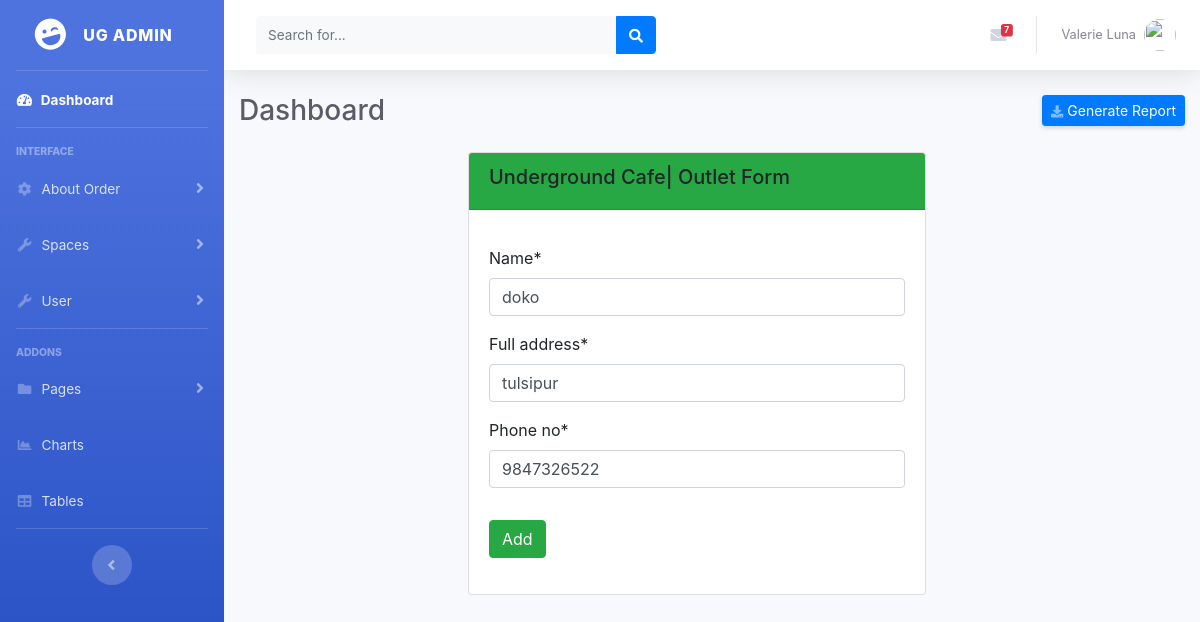
The page /spaces/outlet/6/update on the database its author committed.
### spaces/models.py (models this page shows, shortened)
class Outlet(models.Model):
    name=models.CharField(max_length=255,unique=True)
    full_address=models.CharField(max_length=255)
    phone_no=models.CharField(max_length=10)

### spaces/views.py (the view)
# urls.py: path('outlet/<int:id>/update',views.update_outlet,name='update_outlet'),
def update_outlet(request, id):
    myoutlet=Outlet.objects.get(id=id)
    if request.method == 'POST':
        form = OutletForm(request.POST, request.FILES, instance = myoutlet)
        if form.is_valid():
            form.save()
            return redirect('list_outlets')
    outletform=OutletForm(instance = myoutlet)
    return render(request, 'addoutlet.html', {'form':outletform})

### spaces/forms.py
class OutletForm(forms.ModelForm):
    class Meta:
        model = Outlet
        fields = '__all__'

### templates/addoutlet.html (shortened to what this page needs)
{% extends 'base.html' %}
{% load static %}
{% load crispy_forms_tags %}
{% block content %}
<div class="row">
    <div class="col-md-3"></div>
    <div class="col-md-6">
            <div class="card">
                    <div class="card-header bg-success mb-3">
                      <h5>Underground Cafe| Outlet Form</h5>
                    </div>
                    <div class="card-body">
                            <form method="POST" class="post-form" enctype="multipart/form-data">
                                <div class="form-group">
                                    <fieldset class="form-group">
                                        {{form | crispy}}
                                    </fieldset>
                                    <div class="form-group">
                                        <button type="submit" class="btn btn-success">Add</button>
                                    </div>
                                </div>
                            </form>
                    </div>
                </div>
            </div>
        <div class="col-md-3"></div>
    </div>
{% endblock %}

### rows shown on the page
Outlet: name "doko", full_address "tulsipur", phone_no "9847326522"
